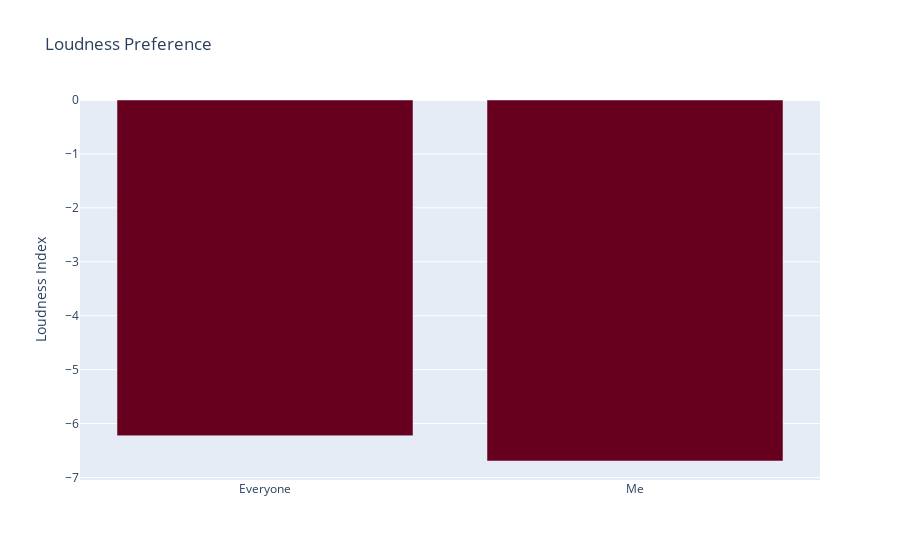

The notebook cell saved with this chart:
### Code cell
fig = px.bar(x=loudness['Who'], y=loudness['Loudness'],
              labels={"y": "Loudness Index",
                     "x": " "},
              color_discrete_sequence=px.colors.sequential.RdBu, title="Loudness Preference")

fig.show()

### Figure 1 — Plotly figure (JSON) as saved in the notebook; plotly's stock layout.template omitted (floating-point values rounded to 4 significant figures)
{"data": [{"alignmentgroup": "True", "hovertemplate": " =%{x}<br>Loudness Index=%{y}<extra></extra>", "legendgroup": "", "marker": {"color": "rgb(103,0,31)", "pattern": {"shape": ""}}, "name": "", "offsetgroup": "", "orientation": "v", "showlegend": false, "textposition": "auto", "type": "bar", "x": ["Everyone", "Me"], "xaxis": "x", "y": [-6.226, -6.695], "yaxis": "y"}], "layout": {"barmode": "relative", "legend": {"tracegroupgap": 0}, "title": {"text": "Loudness Preference"}, "xaxis": {"anchor": "y", "domain": [0, 1], "title": {"text": " "}}, "yaxis": {"anchor": "x", "domain": [0, 1], "title": {"text": "Loudness Index"}}}}
